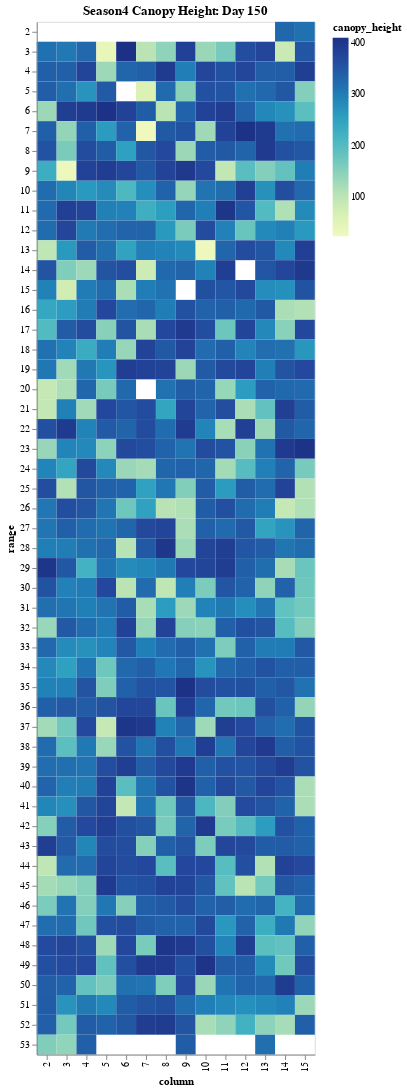

Notebook source saved alongside this figure:
### Code cell
charttitle = 'Season4 Canopy Height: Day '+str(selectedDay)
alt.Chart(plotdf,title=charttitle).mark_rect().encode(
    x='column:O',
    y='range:O',
    color='canopy_height',
    tooltip=[
        alt.Tooltip('cultivar', title='Cultivar'),
        alt.Tooltip('canopy_height:Q', title='Canopy Height'),
        alt.Tooltip('range:O',title='range'),
        alt.Tooltip('column:O',title='column')
    ]
)

### Figure 1 — Vega-Lite specification as saved in the notebook (floating-point values rounded to 4 significant figures; data arrays with more than 128 entries replaced by an {"elided": "..."} marker saying what was removed)
{"config": {"view": {"continuousWidth": 400, "continuousHeight": 300}}, "data": {"name": "data-e40e7b2f699c052557bbac381ee71cd0"}, "mark": "rect", "encoding": {"color": {"type": "quantitative", "field": "canopy_height"}, "tooltip": [{"type": "nominal", "field": "cultivar", "title": "Cultivar"}, {"type": "quantitative", "field": "canopy_height", "title": "Canopy Height"}, {"type": "ordinal", "field": "range", "title": "range"}, {"type": "ordinal", "field": "column", "title": "column"}], "x": {"type": "ordinal", "field": "column"}, "y": {"type": "ordinal", "field": "range"}}, "title": "Season4 Canopy Height: Day 150", "$schema": "https://vega.github.io/schema/vega-lite/v4.8.1.json", "datasets": {"data-e40e7b2f699c052557bbac381ee71cd0": {"elided": "703 records"}}}
